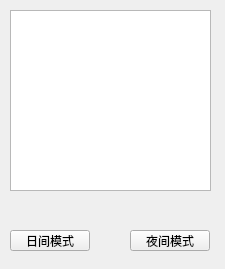
<?xml version="1.0" encoding="UTF-8"?>
<ui version="4.0">
 <class>Widget</class>
 <widget class="QWidget" name="Widget">
  <property name="geometry">
   <rect>
    <x>0</x>
    <y>0</y>
    <width>225</width>
    <height>269</height>
   </rect>
  </property>
  <property name="windowTitle">
   <string>Widget</string>
  </property>
  <widget class="QTextEdit" name="textEdit">
   <property name="geometry">
    <rect>
     <x>10</x>
     <y>10</y>
     <width>201</width>
     <height>181</height>
    </rect>
   </property>
  </widget>
  <widget class="QPushButton" name="pushButton_light">
   <property name="geometry">
    <rect>
     <x>10</x>
     <y>230</y>
     <width>80</width>
     <height>21</height>
    </rect>
   </property>
   <property name="text">
    <string>日间模式</string>
   </property>
  </widget>
  <widget class="QPushButton" name="pushButton_dark">
   <property name="geometry">
    <rect>
     <x>130</x>
     <y>230</y>
     <width>80</width>
     <height>21</height>
    </rect>
   </property>
   <property name="text">
    <string>夜间模式</string>
   </property>
  </widget>
 </widget>
 <resources/>
 <connections/>
</ui>
